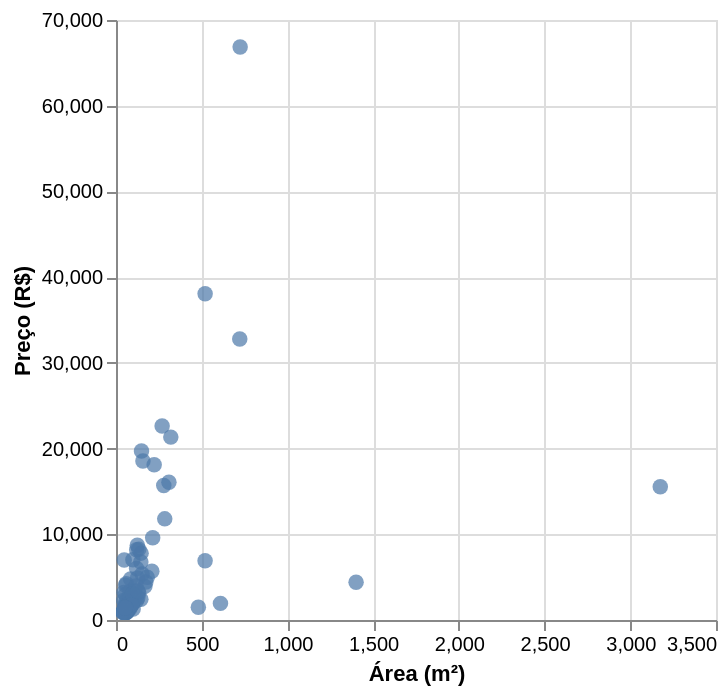

The notebook cell saved with this chart:
### Code cell
import pandas as pd
import sqlalchemy
import os 
engine = sqlalchemy.create_engine("postgresql+psycopg2://postgres:postgres@localhost:5432/scraping")

query = """
SELECT DISTINCT bairro, avg(preco) as preco, avg(area) as area
FROM stg_imoveis
WHERE preco IS NOT NULL
AND area IS NOT NULL
AND transacao = 'venda'
GROUP BY 1
"""

df = pd.read_sql(query, engine)

import altair as alt
alt.data_transformers.enable("vegafusion")

chart = alt.Chart(df).mark_circle(size=60).encode(
    x=alt.X('area:Q', title='Área (m²)'),
    y=alt.Y('preco:Q', title='Preço (R$)'),
    tooltip=['preco', 'area', 'bairro']
).interactive()

chart

### Figure 1 — Vega specification as saved in the notebook (floating-point values rounded to 4 significant figures; data arrays with more than 128 entries replaced by an {"elided": "..."} marker saying what was removed)
{"$schema": "https://vega.github.io/schema/vega/v6.json", "data": [{"name": "param_1e9efca18e7a2868_store"}, {"name": "source_0", "values": {"elided": "139 records"}}, {"name": "source_0_x_domain_area", "values": [{"min": 40.0, "max": 3175.0}]}, {"name": "source_0_y_domain_preco", "values": [{"min": 800.0, "max": 66840.0}]}], "signals": [{"name": "unit", "value": {}, "on": [{"events": "pointermove", "update": "isTuple(group()) ? group() : unit"}]}, {"name": "param_1e9efca18e7a2868", "update": "vlSelectionResolve(\"param_1e9efca18e7a2868_store\", \"union\")"}, {"name": "param_1e9efca18e7a2868_area", "on": [{"events": [{"source": "view", "type": "dblclick"}], "update": "null"}, {"events": {"signal": "param_1e9efca18e7a2868_translate_delta"}, "update": "panLinear(param_1e9efca18e7a2868_translate_anchor.extent_x, -param_1e9efca18e7a2868_translate_delta.x / width)"}, {"events": {"signal": "param_1e9efca18e7a2868_zoom_delta"}, "update": "zoomLinear(domain(\"x\"), param_1e9efca18e7a2868_zoom_anchor.x, param_1e9efca18e7a2868_zoom_delta)"}]}, {"name": "param_1e9efca18e7a2868_preco", "on": [{"events": [{"source": "view", "type": "dblclick"}], "update": "null"}, {"events": {"signal": "param_1e9efca18e7a2868_translate_delta"}, "update": "panLinear(param_1e9efca18e7a2868_translate_anchor.extent_y, param_1e9efca18e7a2868_translate_delta.y / height)"}, {"events": {"signal": "param_1e9efca18e7a2868_zoom_delta"}, "update": "zoomLinear(domain(\"y\"), param_1e9efca18e7a2868_zoom_anchor.y, param_1e9efca18e7a2868_zoom_delta)"}]}, {"name": "param_1e9efca18e7a2868_tuple", "on": [{"events": [{"signal": "param_1e9efca18e7a2868_area || param_1e9efca18e7a2868_preco"}], "update": "param_1e9efca18e7a2868_area && param_1e9efca18e7a2868_preco ? {unit: \"\", fields: param_1e9efca18e7a2868_tuple_fields, values: [param_1e9efca18e7a2868_area,param_1e9efca18e7a2868_preco]} : null"}]}, {"name": "param_1e9efca18e7a2868_tuple_fields", "value": [{"field": "area", "channel": "x", "type": "R"}, {"field": "preco", "channel": "y", "type": "R"}]}, {"name": "param_1e9efca18e7a2868_translate_anchor", "value": {}, "on": [{"events": [{"source": "scope", "type": "pointerdown"}], "update": "{x: x(unit), y: y(unit), extent_x: domain(\"x\"), extent_y: domain(\"y\")}"}]}, {"name": "param_1e9efca18e7a2868_translate_delta", "value": {}, "on": [{"events": [{"source": "window", "between": [{"source": "scope", "type": "pointerdown"}, {"source": "window", "type": "pointerup"}], "type": "pointermove", "consume": true}], "update": "{x: param_1e9efca18e7a2868_translate_anchor.x - x(unit), y: param_1e9efca18e7a2868_translate_anchor.y - y(unit)}"}]}, {"name": "param_1e9efca18e7a2868_zoom_anchor", "on": [{"events": [{"source": "scope", "consume": true, "type": "wheel"}], "update": "{x: invert(\"x\", x(unit)), y: invert(\"y\", y(unit))}"}]}, {"name": "param_1e9efca18e7a2868_zoom_delta", "on": [{"events": [{"source": "scope", "consume": true, "type": "wheel"}], "update": "pow(1.001, event.deltaY * pow(16, event.deltaMode))", "force": true}]}, {"name": "param_1e9efca18e7a2868_modify", "on": [{"events": {"signal": "param_1e9efca18e7a2868_tuple"}, "update": "modify(\"param_1e9efca18e7a2868_store\", param_1e9efca18e7a2868_tuple, true)"}]}], "marks": [{"type": "symbol", "name": "marks", "from": {"data": "source_0"}, "encode": {"update": {"opacity": {"value": 0.7}, "tooltip": {"signal": "{\"preco\": format(datum[\"preco\"], \"\"), \"area\": format(datum[\"area\"], \"\"), \"bairro\": isValid(datum[\"bairro\"]) ? datum[\"bairro\"] : \"\"+datum[\"bairro\"]}"}, "y": {"field": "preco", "scale": "y"}, "fill": {"value": "#4c78a8"}, "x": {"field": "area", "scale": "x"}, "size": {"value": 60}, "shape": {"value": "circle"}}}, "clip": true, "style": ["circle"], "interactive": true}], "scales": [{"name": "x", "type": "linear", "domain": [{"signal": "(data(\"source_0_x_domain_area\")[0] || {}).min"}, {"signal": "(data(\"source_0_x_domain_area\")[0] || {}).max"}], "range": [0, {"signal": "width"}], "nice": true, "zero": true, "domainRaw": {"signal": "param_1e9efca18e7a2868[\"area\"]"}}, {"name": "y", "type": "linear", "domain": [{"signal": "(data(\"source_0_y_domain_preco\")[0] || {}).min"}, {"signal": "(data(\"source_0_y_domain_preco\")[0] || {}).max"}], "range": [{"signal": "height"}, 0], "domainRaw": {"signal": "param_1e9efca18e7a2868[\"preco\"]"}, "zero": true, "nice": true}], "axes": [{"scale": "x", "ticks": false, "zindex": 0, "domain": false, "grid": true, "minExtent": 0, "gridScale": "y", "orient": "bottom", "aria": false, "maxExtent": 0, "tickCount": {"signal": "ceil(width/40)"}, "labels": false}, {"scale": "y", "maxExtent": 0, "aria": false, "tickCount": {"signal": "ceil(height/40)"}, "grid": true, "orient": "left", "minExtent": 0, "labels": false, "gridScale": "x", "domain": false, "ticks": false, "zindex": 0}, {"scale": "x", "orient": "bottom", "grid": false, "title": "Área (m²)", "labelFlush": true, "tickCount": {"signal": "ceil(width/40)"}, "labelOverlap": true, "zindex": 0}, {"scale": "y", "title": "Preço (R$)", "tickCount": {"signal": "ceil(height/40)"}, "zindex": 0, "orient": "left", "grid": false, "labelOverlap": true}], "padding": 5, "style": "cell", "width": 300, "height": 300, "background": "white"}
